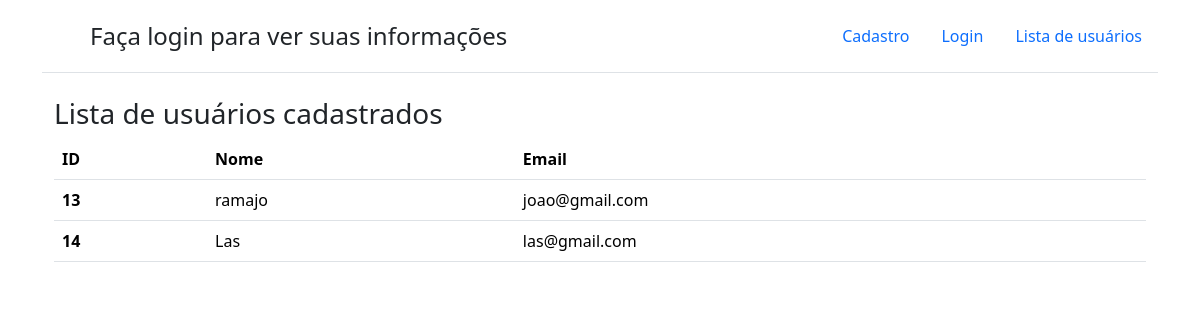
The page /src/views/lista.php on the database as committed earlier.
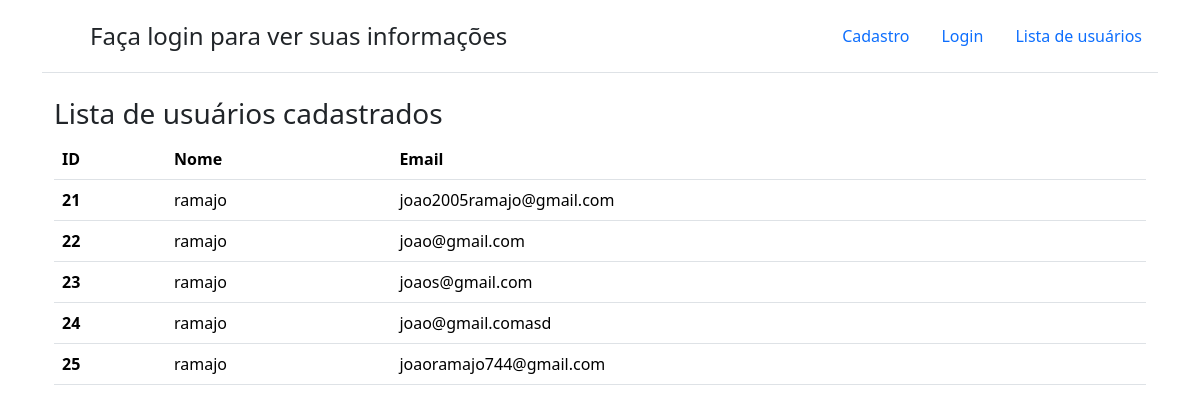
The same page on the database as committed later.
### tables this page shows
CREATE TABLE user(
    id INTEGER PRIMARY KEY AUTOINCREMENT,
    nome TEXT NOT NULL, 
    email TEXT NOT NULL UNIQUE,
    senha TEXT NOT NULL
);

### src/classes/rdg/UserGateway.php (called while the page is built, shortened)
<?php
class UserGateway
{
    private static $conn;
    private $data;
    public function __set($prop, $value)
    {
        $this->data[$prop] = $value;
    }
    public function __get($prop)
    {
        return $this->data[$prop];
    }
    public static function setConnection(PDO $conn)
    {
        self::$conn = $conn;
    }
    public static function all(){
        $sql = "SELECT * FROM user";
        $result = self::$conn->query($sql);
        return $result->fetchAll(PDO::FETCH_CLASS, __CLASS__);
    }
}

### src/views/lista.php (the view, shortened to what this page needs)
<!doctype html>
<html lang="pt-BR">
<head>
    <link href="https://cdn.jsdelivr.net/npm/bootstrap@5.3.5/dist/css/bootstrap.min.css" rel="stylesheet">
    <link rel="stylesheet" href="https://cdn.jsdelivr.net/npm/bootstrap-icons@1.11.1/font/bootstrap-icons.css">
</head>
<?php
try {
    $users = UserGateway::all();
} catch (Exception $e) {
    echo $e->getMessage();
}
?>
<body>
    <div class="container">
        <header class="d-flex flex-wrap justify-content-center py-3 mb-4 border-bottom">
            <a href="./index.php" class="d-flex align-items-center mb-3 mb-md-0 me-md-auto text-dark text-decoration-none">
                <svg class="bi me-2" width="40" height="32">
                    <use xlink:href="#bootstrap" />
                </svg>
                <?php
                if (isset($_SESSION['id'])) {
                    echo "<span class='fs-4'>Olá " . $user->nome  . "</span>";
                } else {
                    echo "<span class='fs-4'>Faça login para ver suas informações</span";
                }
                ?>
            </a>
            <ul class="nav nav-pills">
                <li class="nav-item">
                    <a href="./index.php" class="nav-link">
                        Cadastro
                    </a>
                </li>
                <li class="nav-item">
                    <a href="./login.php" class="nav-link">
                        Login
                    </a>
                </li>
                <li class="nav-item">
                    <a href="./lista.php" class="nav-link">
                        Lista de usuários
                    </a>
                </li>
            </ul>
        </header>
        <div class="container">
            <h2 class="fs-3">Lista de usuários cadastrados </h2>
            <table class="table">
                <thead>
                    <tr>
                        <th scope="col">ID</th>
                        <th scope="col">Nome</th>
                        <th scope="col">Email</th>
                    </tr>
                </thead>
                <tbody>
                    <?php
                    if ($users) {
                        foreach ($users as $user) {
                            echo "
                            <tr>
                                <th scope='row'>{$user->id}</th>
                                <td>{$user->nome}</td>
                                <td>{$user->email}</td>
                            </tr>";
                        }
                    }else{
                        echo "<p class='alert alert-warning w-75 mx-auto'>Sem usuários para visualizar</p>";
                    }
                    ?>
                </tbody>
            </table>
        </div>
    </div>
</body>
</html>

Rows that differ between the two databases and show on the page:
removed user: id "13", nome "ramajo", email "joao@gmail.com"
removed user: id "14", nome "Las", email "las@gmail.com"
added user: id "21", nome "ramajo", email "joao2005ramajo@gmail.com"
added user: id "22", nome "ramajo", email "joao@gmail.com"
added user: id "23", nome "ramajo", email "joaos@gmail.com"
added user: id "24", nome "ramajo", email "joao@gmail.comasd"
added user: id "25", nome "ramajo", email "joaoramajo744@gmail.com"
